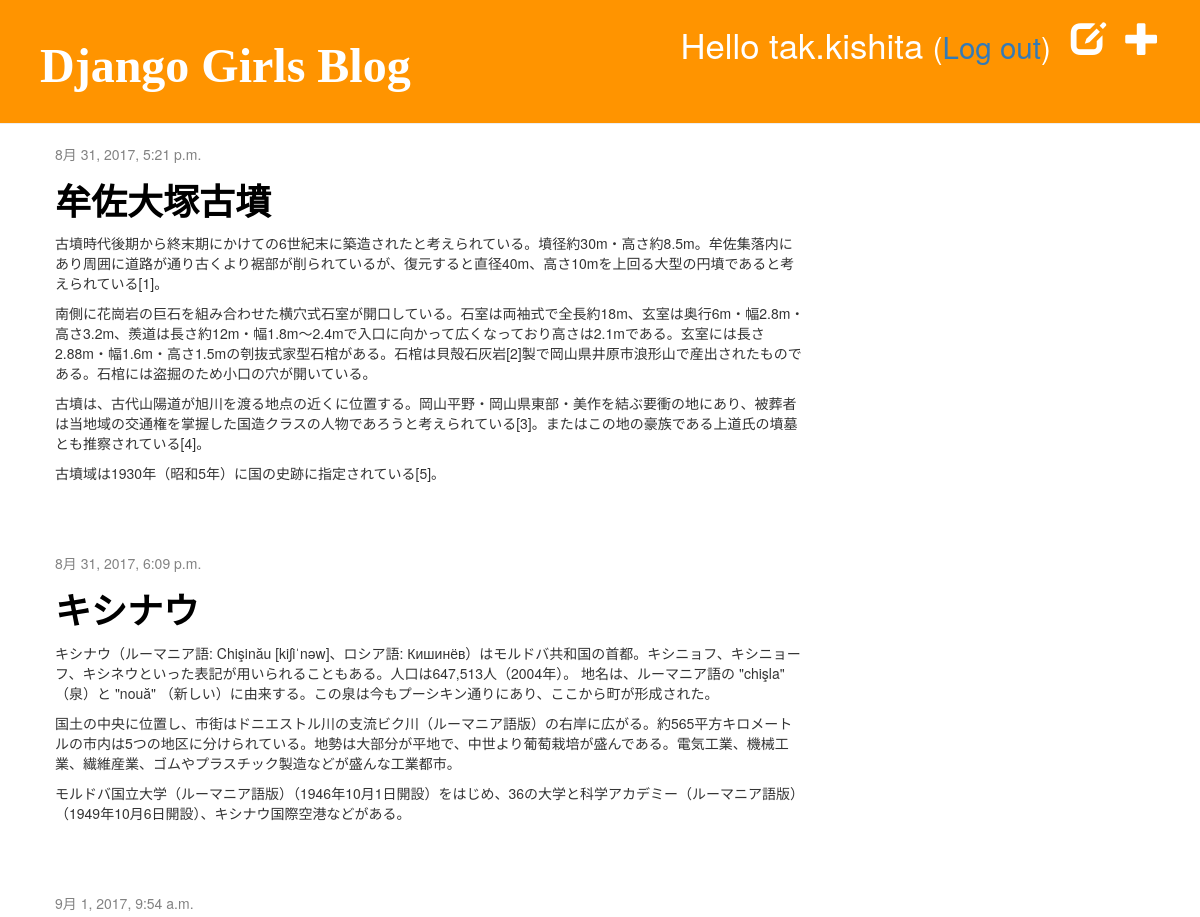
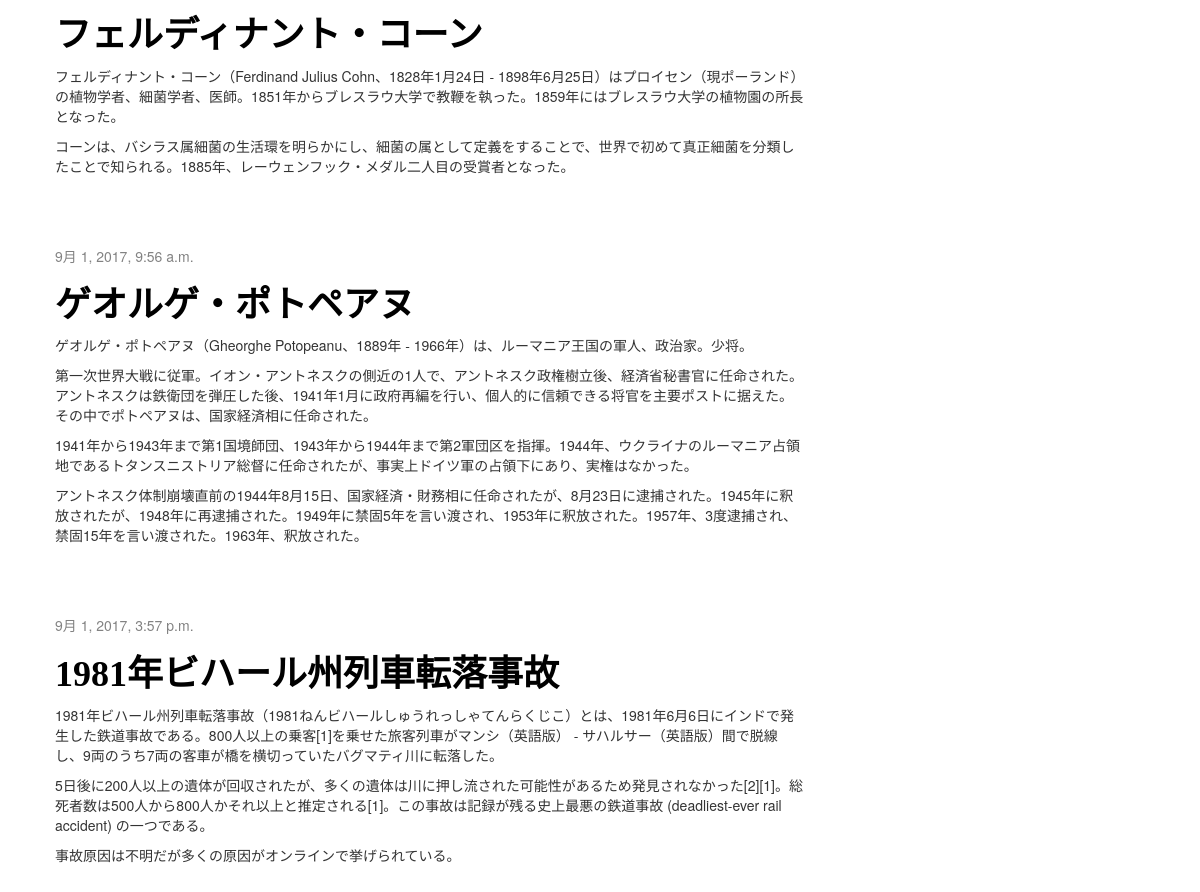
The app's page / (signed in) with its own data (2 pictures, top to bottom).
### blog/models.py (models this page shows, shortened)
class Post(models.Model):
    author = models.ForeignKey('auth.User')
    title = models.CharField(max_length=200)
    text = models.TextField()
    created_date = models.DateTimeField(default=timezone.now)
    published_date = models.DateTimeField(blank=True, null=True)

### blog/views.py (the view)
# urls.py: url(r'^$', views.post_list, name='post_list'),
def post_list(request):
    posts = Post.objects.filter(published_date__lte=timezone.now()).order_by('published_date')
    return render(request, 'blog/post_list.html', {'posts': posts})

### blog/templates/blog/post_list.html
{% extends 'blog/base.html' %}
{% block content %}
	{% for post in posts %}
		<div class="post">
			<div class="date">
				{{ post.published_date }}
			</div>
			<h1><a href="{% url 'post_detail' pk=post.pk %}">{{ post.title }}</a></h1>
			<p>{{ post.text|linebreaks }}</p>
		</div>
	{% endfor %}
{% endblock content %}

### blog/templates/blog/base.html (shortened to what this page needs)
{% load staticfiles %}
<html>
	<head>
		<link rel="stylesheet" href="//maxcdn.bootstrapcdn.com/bootstrap/3.2.0/css/bootstrap.min.css">
		<link rel="stylesheet" href="//maxcdn.bootstrapcdn.com/bootstrap/3.2.0/css/bootstrap-theme.min.css">
		<link rel="stylesheet" href="{% static 'css/blog.css' %}">
	</head>
	<body>
		<div class="page-header">
			{% if user.is_authenticated %}
				<a href="{% url 'post_new' %}" class="top-menu"><span class="glyphicon glyphicon-plus"></span></a>
				<a href="{% url 'post_draft_list' %}" class="top-menu"><span class="glyphicon glyphicon-edit"></span></a>
				<p class="top-menu">Hello {{ user.username }} <small>(<a href="{% url 'logout' %}">Log out</a>)</small></p>
			{% else %}
				<a href="{% url 'login' %}" class="top-menu"><span class="glyphicon glyphicon-lock"></span></a>
			{% endif %}
			<h1><a href="/">Django Girls Blog</a></h1>
		</div>
		<div class="content container">
			<div class="row">
				<div class="col-md-8">
				{% block content %}
				{% endblock %}
				</div>
			</div>
		</div>
	</body>
</html>

### static/css/blog.css (style rules this page uses)
.page-header { background-color: #ff9400; margin-top: 0; padding: 20px 20px 20px 40px; }
.page-header h1, .page-header h1 a, .page-header h1 a:visited, .page-header h1 a:active { color: #ffffff; font-size: 36pt; text-decoration: none; }
.content { margin-left: 40px; }
h1, h2, h3, h4 { font-family: "Rounded Mplus 1c"; font-weight: bold; }
.date { color: #828282; }
.top-menu, .top-menu:hover, .top-menu:visited { color: #ffffff; float: right; font-size: 26pt; margin-right: 20px; }
.post { margin-bottom: 70px; }
.post h1 a, .post h1 a:visited { color: #000000; }

### records on screen
Post: published_date "8月 31, 2017, 5:21 p.m.", title "牟佐大塚古墳", text "古墳時代後期から終末期にかけての6世紀末に築造されたと考えられている。墳径約30m・高さ約8.5m。牟佐集落内にあり周囲に道路が通り古くより裾部が削られているが、復元すると直径40m、高さ10mを上回る大型の円墳であると考えられている[1]。 南側に花崗岩の巨石を組み合わせた横穴式石室が開口している。石室は両袖式で全長約18m、玄室は奥行6m・幅2.8m・高さ3.2m、羨道は長さ約12m・幅1.8m～2.4mで入口に向かって広くなっており高さは2.1mである。玄室には長さ2.88m・幅1.6m・高さ1.5mの刳抜式家型石棺がある。石棺は貝殻石灰岩[2]製で岡山県井原市浪形山で産出されたものである。石棺には盗掘のため小口の穴が開いている。 古墳は、古代山陽道が旭川を渡る地点の近くに位置する。岡山平野・岡山県東部・美作を結ぶ要衝の地にあり、被葬者は当地域の交通権を掌握した国造クラスの人物であろうと考えられている[3]。またはこの地の豪族である上道氏の墳墓とも推察されている[4]。 古墳域は1930年（昭和5年）に国の史跡に指定されている[5]。"
Post: published_date "8月 31, 2017, 6:09 p.m.", title "キシナウ", text "キシナウ（ルーマニア語: Chişinău [kiʃiˈnəw]、ロシア語: Кишинёв）はモルドバ共和国の首都。キシニョフ、キシニョーフ、キシネウといった表記が用いられることもある。人口は647,513人（2004年）。 地名は、ルーマニア語の \"chişla\" （泉）と \"nouă\" （新しい）に由来する。この泉は今もプーシキン通りにあり、ここから町が形成された。 国土の中央に位置し、市街はドニエストル川の支流ビク川（ルーマニア語版）の右岸に広がる。約565平方キロメートルの市内は5つの地区に分けられている。地勢は大部分が平地で、中世より葡萄栽培が盛んである。電気工業、機械工業、繊維産業、ゴムやプラスチック製造などが盛んな工業都市。 モルドバ国立大学（ルーマニア語版）（1946年10月1日開設）をはじめ、36の大学と科学アカデミー（ルーマニア語版）（1949年10月6日開設）、キシナウ国際空港などがある。"
Post: published_date "9月 1, 2017, 9:54 a.m.", title "フェルディナント・コーン", text "フェルディナント・コーン（Ferdinand Julius Cohn、1828年1月24日 - 1898年6月25日）はプロイセン（現ポーランド）の植物学者、細菌学者、医師。1851年からブレスラウ大学で教鞭を執った。1859年にはブレスラウ大学の植物園の所長となった。 コーンは、バシラス属細菌の生活環を明らかにし、細菌の属として定義をすることで、世界で初めて真正細菌を分類したことで知られる。1885年、レーウェンフック・メダル二人目の受賞者となった。"
Post: published_date "9月 1, 2017, 9:56 a.m.", title "ゲオルゲ・ポトペアヌ", text "ゲオルゲ・ポトペアヌ（Gheorghe Potopeanu、1889年 - 1966年）は、ルーマニア王国の軍人、政治家。少将。 第一次世界大戦に従軍。イオン・アントネスクの側近の1人で、アントネスク政権樹立後、経済省秘書官に任命された。アントネスクは鉄衛団を弾圧した後、1941年1月に政府再編を行い、個人的に信頼できる将官を主要ポストに据えた。その中でポトペアヌは、国家経済相に任命された。 1941年から1943年まで第1国境師団、1943年から1944年まで第2軍団区を指揮。1944年、ウクライナのルーマニア占領地であるトタンスニストリア総督に任命されたが、事実上ドイツ軍の占領下にあり、実権はなかった。 アントネスク体制崩壊直前の1944年8月15日、国家経済・財務相に任命されたが、8月23日に逮捕された。1945年に釈放されたが、1948年に再逮捕された。1949年に禁固5年を言い渡され、1953年に釈放された。1957年、3度逮捕され、禁固15年を言い渡された。1963年、釈放された。"
Post: published_date "9月 1, 2017, 3:57 p.m.", title "1981年ビハール州列車転落事故", text "1981年ビハール州列車転落事故（1981ねんビハールしゅうれっしゃてんらくじこ）とは、1981年6月6日にインドで発生した鉄道事故である。800人以上の乗客[1]を乗せた旅客列車がマンシ（英語版） - サハルサー（英語版）間で脱線し、9両のうち7両の客車が橋を横切っていたバグマティ川に転落した。 5日後に200人以上の遺体が回収されたが、多くの遺体は川に押し流された可能性があるため発見されなかった[2][1]。総死者数は500人から800人かそれ以上と推定される[1]。この事故は記録が残る史上最悪の鉄道事故 (deadliest-ever rail accident) の一つである。 事故原因は不明だが多くの原因がオンラインで挙げられている。"

### other values on screen
{{ user.username }} "tak.kishita"
